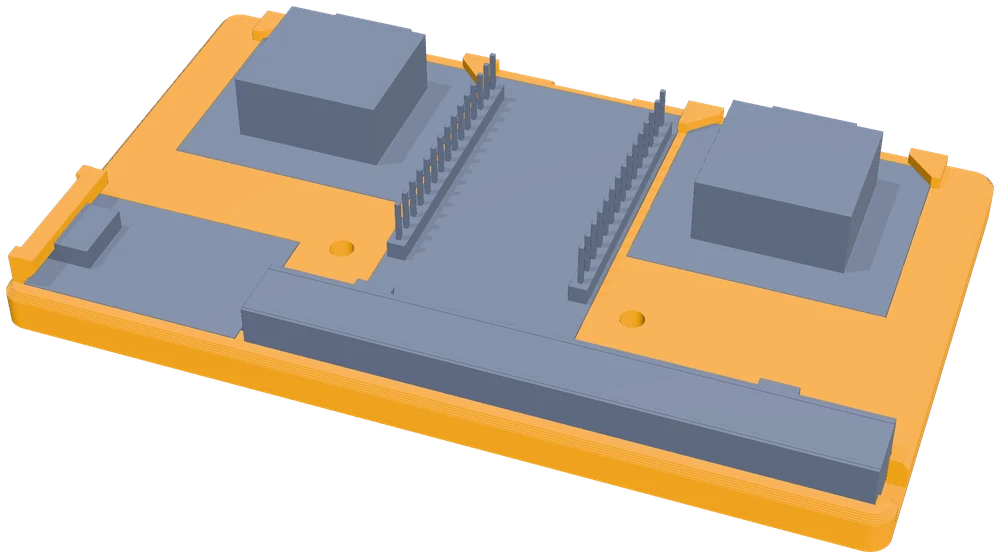
#> input picture img/elektronik.webp, 1000 x 558 px, given in place of baugruppe_vorne_links.png, which was not available
$ python cad_renders.py ../img
#> lines starting #> are read from the running program, lines starting #| are printed output that depends on the picture
# Regenerates img/roboter-vorne*, img/elektronik* from the renders in the robot repo (run from the site root).
# Usage: python3 -I tools/cad_renders.py <dir with baugruppe_vorne_links.png, elektroniktraeger_bestueckt.png>
# The hero image img/roboter* comes from tools/drehscheibe.py (cut from turntable frame 0), not from here.
# Renders with an alpha channel (Three.js) are only trimmed and scaled; opaque renders (old OpenSCAD preview) get their background keyed out.
import sys
from PIL import Image

src = sys.argv[1].rstrip("/") + "/"


def alpha_of(im):
    """Alpha channel of the render; for opaque images, key out the flat background colour."""
    if im.mode in ("RGBA", "LA") or "transparency" in im.info:
        return im.convert("RGBA").getchannel("A")
    rgb = im.convert("RGB"); bg = rgb.getpixel((2, 2)); px = rgb.load()
    a = Image.new("L", rgb.size); ap = a.load()
    for y in range(rgb.height):
        for x in range(rgb.width):
            d = sum(abs(c - b) for c, b in zip(px[x, y], bg))
            ap[x, y] = 0 if d < 6 else (255 if d > 40 else int((d - 6) * 255 / 34))
    return a


def render(name, out, w):
#> called with name = 'baugruppe_vorne_links.png', out = 'roboter-vorne', w = 800
    im = Image.open(src + name)
#> im is the input picture: PIL image 1000x558 RGBA; mean R, G, B, A 105.3, 93.8, 79.3, 151.8
    rgba = im.convert("RGBA"); rgba.putalpha(alpha_of(im))
#> in alpha_of, `return im.convert("RGBA").getchannel("A")`:
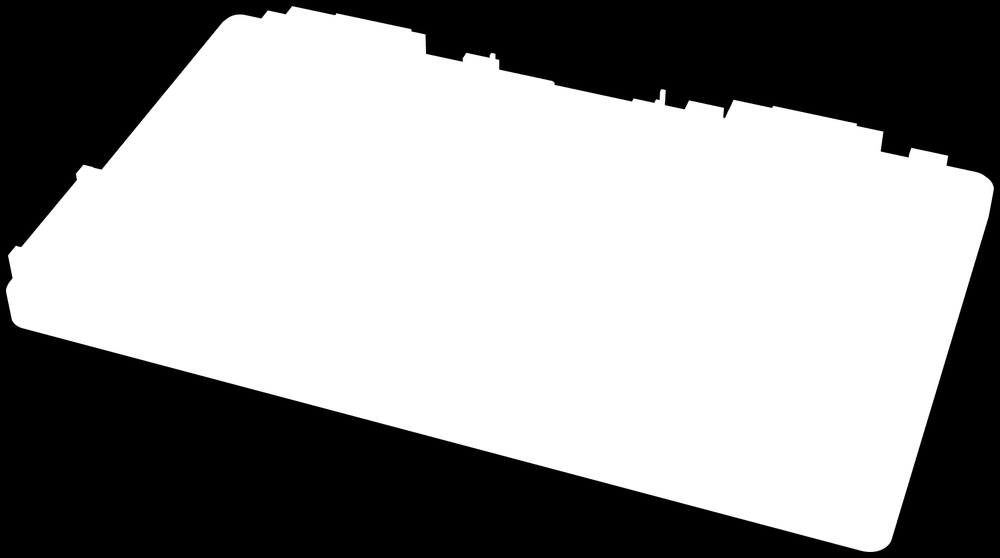
#> returned value: PIL image 1000x558 L; min 0, max 255, mean 151.8
    box = rgba.getchannel("A").getbbox(); m = 12
#> after `box = rgba.getchannel('A').getbbox()`: box = (3, 4, 996, 555)
    rgba = rgba.crop((max(box[0] - m, 0), max(box[1] - m, 0), min(box[2] + m, rgba.width), min(box[3] + m, rgba.height)))
    if rgba.width > w:
        rgba = rgba.resize((w, round(rgba.height * w / rgba.width)), Image.LANCZOS)
    rgba.save("img/" + out + ".webp", "WEBP", quality=88, method=6)   # fresh files: no EXIF/metadata
    rgba.save("img/" + out + ".png", optimize=True)
    print(out, rgba.size)
#| roboter-vorne (800, 446)


render("baugruppe_vorne_links.png", "roboter-vorne", 800)
render("elektroniktraeger_bestueckt.png", "elektronik", 1000)
#> call 2 of render, with name = 'elektroniktraeger_bestueckt.png', out = 'elektronik', w = 1000
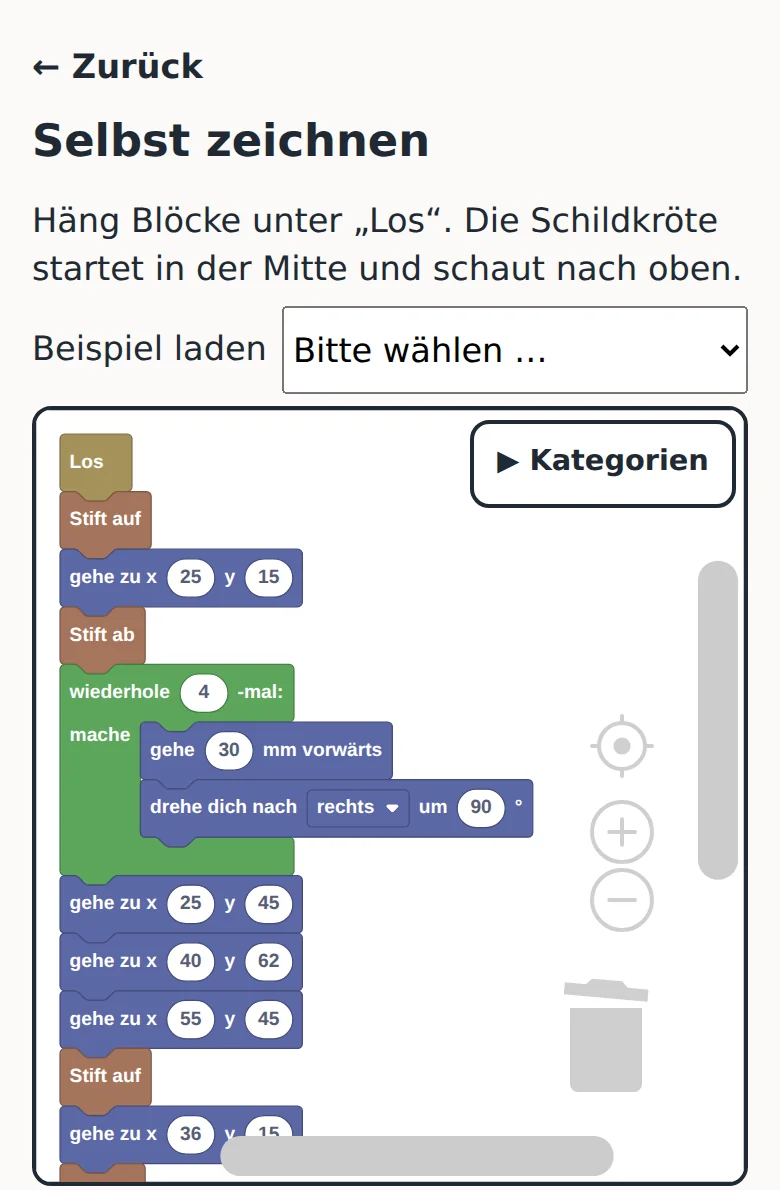
#> input picture img/handy-blockly.webp, 780 x 1190 px, given in place of elektroniktraeger_bestueckt.png, which was not available
#> in render, im is the input picture: PIL image 780x1190 RGB; mean R, G, B 220, 222.3, 224.5
#> in alpha_of (call 2), `a = Image.new('L', rgb.size)`: a: PIL image 780x1190 L; every value is 0
#> in render (call 2), `box = rgba.getchannel('A').getbbox()`: box = (31, 48, 749, 1190)
#> in render (call 2), `rgba = rgba.crop((max(box[0] - m, 0), max(box[1] - m, 0), min(box[2] +..`:
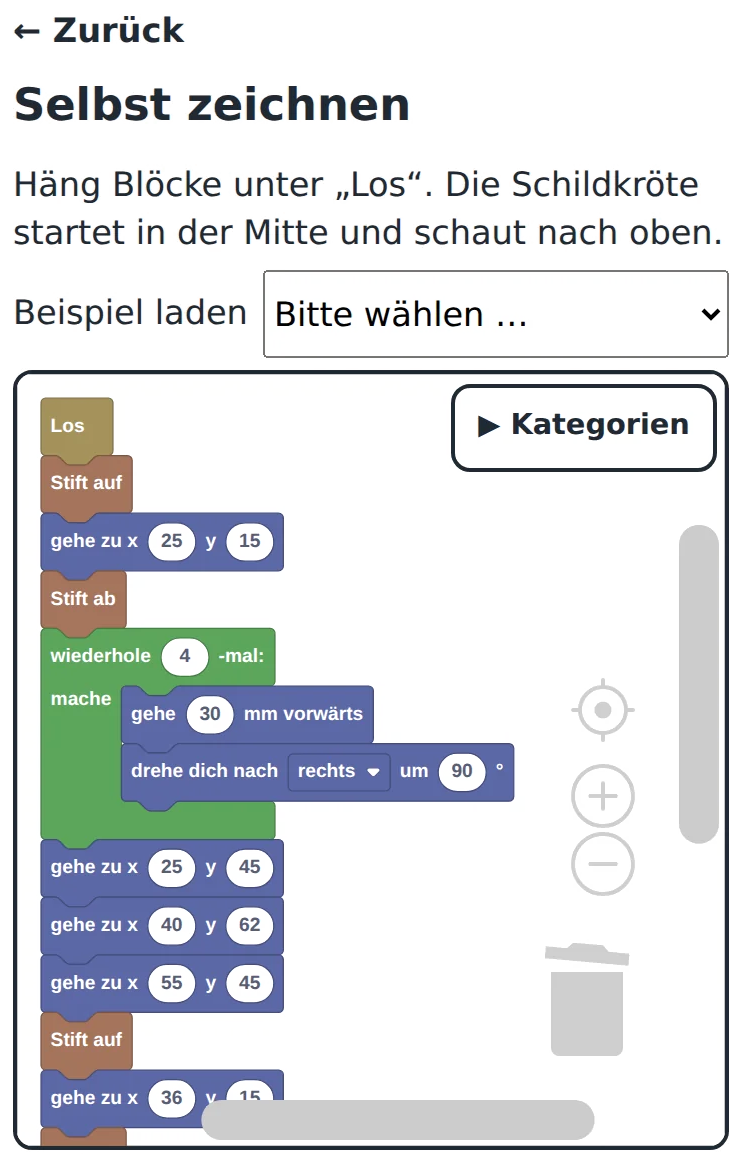
#> rgba: PIL image 742x1154 RGBA; mean R, G, B, A 217.4, 220, 222.5, 99.3; transparent parts drawn white
#| elektronik (742, 1154)
